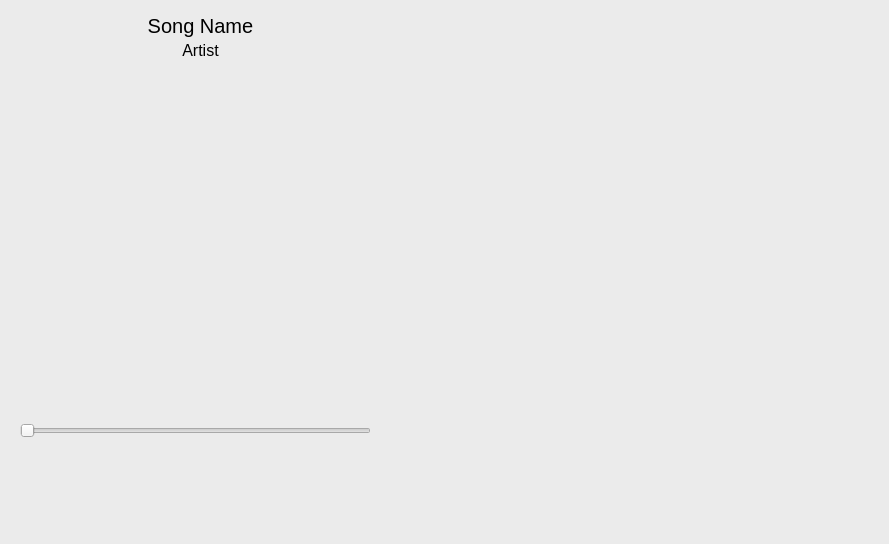
<?xml version="1.0" encoding="UTF-8"?>
<ui version="4.0">
 <class>MainWindow</class>
 <widget class="QMainWindow" name="MainWindow">
  <property name="geometry">
   <rect>
    <x>0</x>
    <y>0</y>
    <width>889</width>
    <height>544</height>
   </rect>
  </property>
  <property name="windowTitle">
   <string>MP3 Player</string>
  </property>
  <property name="autoFillBackground">
   <bool>false</bool>
  </property>
  <property name="styleSheet">
   <string notr="true">background-color: rgb(235, 235, 235);</string>
  </property>
  <property name="animated">
   <bool>true</bool>
  </property>
  <widget class="QWidget" name="centralwidget">
   <widget class="QLabel" name="song_name_label">
    <property name="geometry">
     <rect>
      <x>10</x>
      <y>10</y>
      <width>381</width>
      <height>31</height>
     </rect>
    </property>
    <property name="font">
     <font>
      <family>Ubuntu</family>
      <pointsize>15</pointsize>
     </font>
    </property>
    <property name="layoutDirection">
     <enum>Qt::LeftToRight</enum>
    </property>
    <property name="styleSheet">
     <string notr="true">background-color: qlineargradient(spread:pad, x1:0, y1:0, x2:1, y2:1, stop:0 rgba(0, 0, 0, 0));</string>
    </property>
    <property name="text">
     <string>Song Name</string>
    </property>
    <property name="alignment">
     <set>Qt::AlignCenter</set>
    </property>
   </widget>
   <widget class="QPushButton" name="play_pause_button">
    <property name="enabled">
     <bool>false</bool>
    </property>
    <property name="geometry">
     <rect>
      <x>170</x>
      <y>440</y>
      <width>51</width>
      <height>51</height>
     </rect>
    </property>
    <property name="sizePolicy">
     <sizepolicy hsizetype="Minimum" vsizetype="Fixed">
      <horstretch>0</horstretch>
      <verstretch>0</verstretch>
     </sizepolicy>
    </property>
    <property name="font">
     <font>
      <family>Ubuntu</family>
      <pointsize>17</pointsize>
      <italic>false</italic>
      <bold>false</bold>
     </font>
    </property>
    <property name="cursor">
     <cursorShape>PointingHandCursor</cursorShape>
    </property>
    <property name="styleSheet">
     <string notr="true">background-color: qlineargradient(spread:pad, x1:0, y1:0, x2:1, y2:1, stop:0 rgba(0, 0, 0, 0));
font: 17pt &quot;Ubuntu&quot;;
border:none;</string>
    </property>
    <property name="text">
     <string/>
    </property>
    <property name="icon">
     <iconset>
      <normaloff>resources/play.png</normaloff>resources/play.png</iconset>
    </property>
    <property name="iconSize">
     <size>
      <width>50</width>
      <height>50</height>
     </size>
    </property>
   </widget>
   <widget class="QPushButton" name="dir_prompt_button">
    <property name="geometry">
     <rect>
      <x>820</x>
      <y>10</y>
      <width>41</width>
      <height>31</height>
     </rect>
    </property>
    <property name="font">
     <font>
      <pointsize>36</pointsize>
     </font>
    </property>
    <property name="cursor">
     <cursorShape>PointingHandCursor</cursorShape>
    </property>
    <property name="autoFillBackground">
     <bool>false</bool>
    </property>
    <property name="styleSheet">
     <string notr="true">background-color: qlineargradient(spread:pad, x1:0, y1:0, x2:1, y2:1, stop:0 rgba(0, 0, 0, 0));
border: none</string>
    </property>
    <property name="icon">
     <iconset>
      <normaloff>resources/folder.png</normaloff>resources/folder.png</iconset>
    </property>
    <property name="iconSize">
     <size>
      <width>25</width>
      <height>25</height>
     </size>
    </property>
   </widget>
   <widget class="QListWidget" name="songs_list">
    <property name="geometry">
     <rect>
      <x>400</x>
      <y>50</y>
      <width>461</width>
      <height>441</height>
     </rect>
    </property>
    <property name="font">
     <font>
      <pointsize>13</pointsize>
     </font>
    </property>
    <property name="autoFillBackground">
     <bool>false</bool>
    </property>
    <property name="frameShape">
     <enum>QFrame::NoFrame</enum>
    </property>
    <property name="frameShadow">
     <enum>QFrame::Sunken</enum>
    </property>
    <property name="horizontalScrollBarPolicy">
     <enum>Qt::ScrollBarAsNeeded</enum>
    </property>
    <property name="sizeAdjustPolicy">
     <enum>QAbstractScrollArea::AdjustIgnored</enum>
    </property>
    <property name="alternatingRowColors">
     <bool>true</bool>
    </property>
   </widget>
   <widget class="QPushButton" name="next_song_button">
    <property name="enabled">
     <bool>false</bool>
    </property>
    <property name="geometry">
     <rect>
      <x>220</x>
      <y>440</y>
      <width>51</width>
      <height>51</height>
     </rect>
    </property>
    <property name="font">
     <font>
      <family>Ubuntu</family>
      <pointsize>17</pointsize>
      <italic>false</italic>
      <bold>false</bold>
     </font>
    </property>
    <property name="cursor">
     <cursorShape>PointingHandCursor</cursorShape>
    </property>
    <property name="autoFillBackground">
     <bool>false</bool>
    </property>
    <property name="styleSheet">
     <string notr="true">background-color: qlineargradient(spread:pad, x1:0, y1:0, x2:1, y2:1, stop:0 rgba(0, 0, 0, 0));
font: 17pt &quot;Ubuntu&quot;;
border:none;</string>
    </property>
    <property name="text">
     <string/>
    </property>
    <property name="icon">
     <iconset>
      <normaloff>resources/next.png</normaloff>resources/next.png</iconset>
    </property>
    <property name="iconSize">
     <size>
      <width>25</width>
      <height>25</height>
     </size>
    </property>
   </widget>
   <widget class="QPushButton" name="prev_song_button">
    <property name="enabled">
     <bool>false</bool>
    </property>
    <property name="geometry">
     <rect>
      <x>120</x>
      <y>440</y>
      <width>51</width>
      <height>51</height>
     </rect>
    </property>
    <property name="font">
     <font>
      <family>Ubuntu</family>
      <pointsize>17</pointsize>
      <italic>false</italic>
      <bold>false</bold>
     </font>
    </property>
    <property name="cursor">
     <cursorShape>PointingHandCursor</cursorShape>
    </property>
    <property name="styleSheet">
     <string notr="true">background-color: qlineargradient(spread:pad, x1:0, y1:0, x2:1, y2:1, stop:0 rgba(0, 0, 0, 0));
font: 17pt &quot;Ubuntu&quot;;
border:none;</string>
    </property>
    <property name="text">
     <string/>
    </property>
    <property name="icon">
     <iconset>
      <normaloff>resources/previous.png</normaloff>resources/previous.png</iconset>
    </property>
    <property name="iconSize">
     <size>
      <width>25</width>
      <height>25</height>
     </size>
    </property>
   </widget>
   <widget class="QSlider" name="song_cursor_slider">
    <property name="enabled">
     <bool>false</bool>
    </property>
    <property name="geometry">
     <rect>
      <x>20</x>
      <y>420</y>
      <width>351</width>
      <height>21</height>
     </rect>
    </property>
    <property name="cursor">
     <cursorShape>ArrowCursor</cursorShape>
    </property>
    <property name="orientation">
     <enum>Qt::Horizontal</enum>
    </property>
    <property name="tickPosition">
     <enum>QSlider::NoTicks</enum>
    </property>
    <property name="tickInterval">
     <number>0</number>
    </property>
   </widget>
   <widget class="QLabel" name="artist_label">
    <property name="geometry">
     <rect>
      <x>40</x>
      <y>40</y>
      <width>321</width>
      <height>20</height>
     </rect>
    </property>
    <property name="font">
     <font>
      <pointsize>12</pointsize>
     </font>
    </property>
    <property name="styleSheet">
     <string notr="true">background-color: qlineargradient(spread:pad, x1:0, y1:0, x2:1, y2:1, stop:0 rgba(0, 0, 0, 255), stop:0.00497512 rgba(0, 0, 0, 0));</string>
    </property>
    <property name="text">
     <string>Artist</string>
    </property>
    <property name="alignment">
     <set>Qt::AlignCenter</set>
    </property>
   </widget>
   <widget class="QPushButton" name="replay_button">
    <property name="enabled">
     <bool>false</bool>
    </property>
    <property name="geometry">
     <rect>
      <x>20</x>
      <y>450</y>
      <width>41</width>
      <height>31</height>
     </rect>
    </property>
    <property name="autoFillBackground">
     <bool>false</bool>
    </property>
    <property name="styleSheet">
     <string notr="true">background-color: qlineargradient(spread:pad, x1:0, y1:0, x2:1, y2:1, stop:0 rgba(255, 255, 255, 0));
border:none;</string>
    </property>
    <property name="text">
     <string/>
    </property>
    <property name="icon">
     <iconset>
      <normaloff>resources/replay.png</normaloff>resources/replay.png</iconset>
    </property>
    <property name="iconSize">
     <size>
      <width>23</width>
      <height>16</height>
     </size>
    </property>
   </widget>
   <widget class="QLabel" name="graphics_label">
    <property name="enabled">
     <bool>true</bool>
    </property>
    <property name="geometry">
     <rect>
      <x>20</x>
      <y>70</y>
      <width>351</width>
      <height>341</height>
     </rect>
    </property>
    <property name="text">
     <string/>
    </property>
    <property name="pixmap">
     <pixmap>resources/music.png</pixmap>
    </property>
    <property name="scaledContents">
     <bool>true</bool>
    </property>
   </widget>
   <widget class="QPushButton" name="download_song_button">
    <property name="geometry">
     <rect>
      <x>770</x>
      <y>10</y>
      <width>41</width>
      <height>31</height>
     </rect>
    </property>
    <property name="font">
     <font>
      <pointsize>36</pointsize>
     </font>
    </property>
    <property name="cursor">
     <cursorShape>PointingHandCursor</cursorShape>
    </property>
    <property name="autoFillBackground">
     <bool>false</bool>
    </property>
    <property name="styleSheet">
     <string notr="true">background-color: qlineargradient(spread:pad, x1:0, y1:0, x2:1, y2:1, stop:0 rgba(0, 0, 0, 0));
border: none</string>
    </property>
    <property name="icon">
     <iconset>
      <normaloff>resources/download_song.png</normaloff>resources/download_song.png</iconset>
    </property>
    <property name="iconSize">
     <size>
      <width>25</width>
      <height>25</height>
     </size>
    </property>
   </widget>
  </widget>
  <widget class="QMenuBar" name="menubar">
   <property name="geometry">
    <rect>
     <x>0</x>
     <y>0</y>
     <width>889</width>
     <height>22</height>
    </rect>
   </property>
  </widget>
  <widget class="QStatusBar" name="statusbar"/>
 </widget>
 <resources/>
 <connections/>
</ui>
